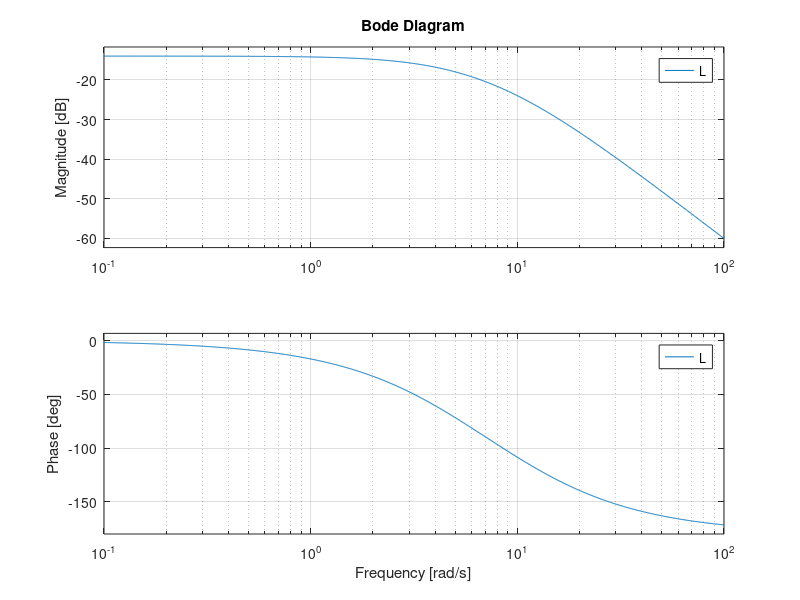
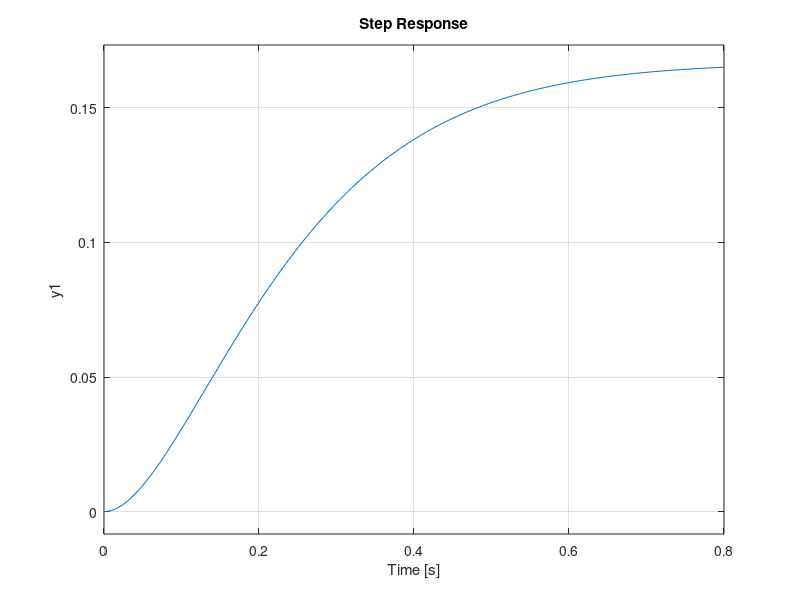

These figures' MATLAB source, in order:
clear all; clc; close all;
s=tf('s')
A=[-5 1; 0 -10]
B=[0; 1];
C=[10 0];
D=0;
Id=[1 0; 0 1];
lambdas=eig(A)

[N,D]=ss2tf(A,B,C,D);

L=1*tf(N,D)
figure(1)
bode(L)

W= feedback(L,1)

figure(2)
step(W)

roots([1 15 150])
